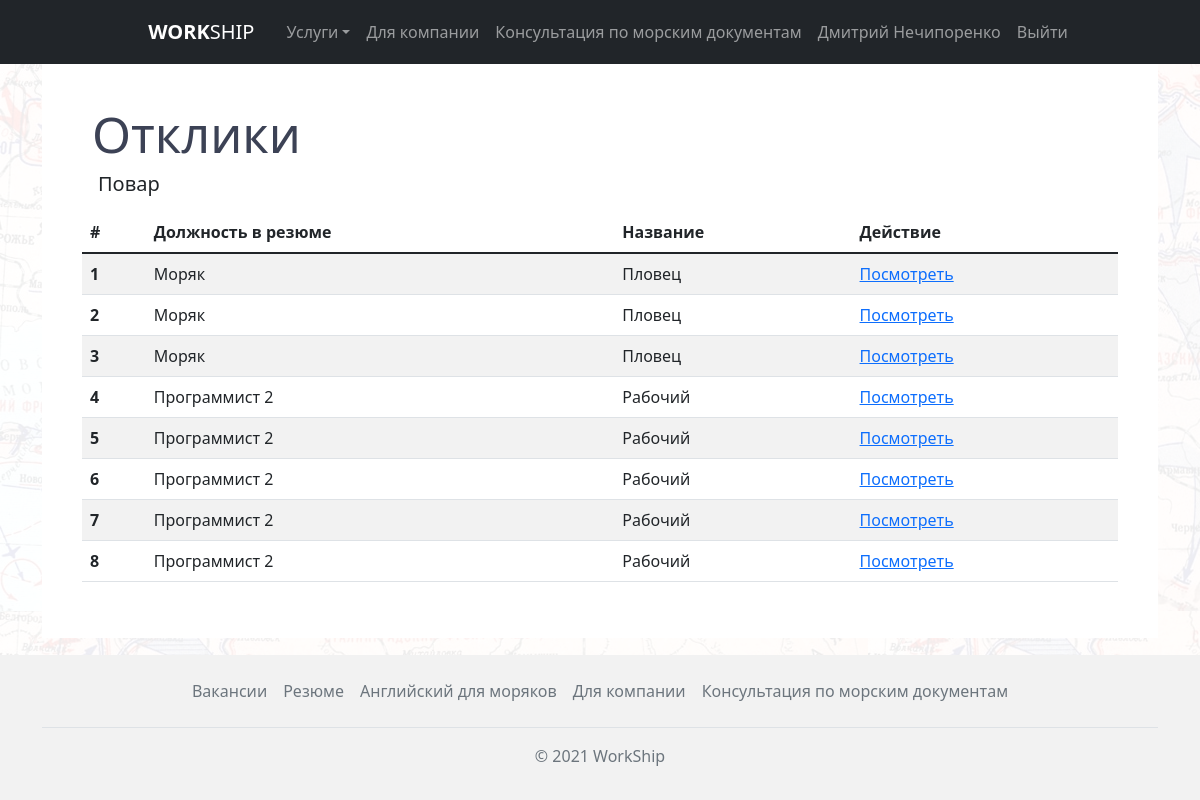
Page /vacancies/responses/2/ (signed in) on the committed database.
### vacancies/models.py (models this page shows, shortened)
class Vacancy(models.Model):
    user = models.ForeignKey(User, on_delete=models.CASCADE)
    title = models.CharField('Должность', max_length=255)
    salary = models.CharField('Зарплата', max_length=255)
    vessel_type = models.CharField('Тип судна', max_length=255, default="")
    date_start = models.DateField('Дата посадки')
    landing = models.CharField('Место посадки', max_length=255, default="")
    contract_term = models.CharField('Срок контракта', max_length=255, default="")
    image = models.ImageField(verbose_name='Изображение', upload_to=image_directory_path, storage=image_storage, default='defaultuser.png')
    time_create = models.DateTimeField('Дата создания', auto_now_add=True, null=True)
    time_update = models.DateTimeField('Дата изменения', auto_now=True, null=True)
    is_published = models.BooleanField('Публикация', default=True)
    class Meta:
        verbose_name = 'Вакансия'
        verbose_name_plural = 'Вакансии'
        ordering = ['-time_create', 'title']

class VacancyResponses(models.Model):
    vacancy = models.ForeignKey(Vacancy, on_delete=models.CASCADE)
    summary = models.ForeignKey(Summary, on_delete=models.CASCADE)
    time_create = models.DateTimeField('Дата создания', auto_now_add=True)
    new = models.BooleanField('Новый отклик', default=True)
    approved = models.BooleanField('Одобрен', default=False)
    from_company = models.BooleanField('Заявка от компании', default=True)
    def get_absolute_url(self):
        return reverse('vacancies_response_detail', kwargs={'response_id': self.pk})
    class Meta:
        verbose_name = 'Отклик'
        verbose_name_plural = 'Отклики'
        ordering = ['-time_create']

### summaries/models.py (models this page shows, shortened)
class Summary(models.Model):
    user = models.ForeignKey(User, on_delete=models.CASCADE)
    name = models.CharField('Название', max_length=255)
    job = models.CharField('Должность', max_length=255)
    city = models.CharField('Город', max_length=255)
    salary_min = models.CharField('Зарплата от', max_length=255)
    salary_max = models.CharField('Зарплата до', max_length=255)
    extra = models.TextField('Дополнительно', default='Без описания')
    image = models.ImageField(upload_to=image_directory_path, storage=image_storage, default='defaultuser.png')
    time_create = models.DateTimeField('Дата создания', auto_now_add=True, null=True)
    time_update = models.DateTimeField('Дата изменения', auto_now=True, null=True)
    is_published = models.BooleanField('Публикация', default=True)
    class Meta:
        verbose_name = 'Резюме'
        verbose_name_plural = 'Резюме'

### vacancies/views.py (the view)
# urls.py: path('responses/<int:vacancy_id>/', vacancies_responses, name='vacancies_responses'),
@login_required
def vacancies_responses(request, vacancy_id):
    vacancy = get_object_or_404(Vacancy, pk=vacancy_id, user=request.user)
    responses = VacancyResponses.objects.filter(vacancy=vacancy, from_company=False)
    context = {
        'vacancy': vacancy,
        'responses': responses
    }
    return render(request, 'vacancies/vacancies_responses.html', context=context)

### vacancies/templates/vacancies/vacancies_responses.html (shortened to what this page needs)
{% extends 'main/layout.html' %}
{% block content %}
<div class="container">
      <div class="wrapper">
            <div class="vacancies__header">
            <h2>Отклики</h2>
            </div>
            <div class="row my-2 mx-1">
                <h5>{{ vacancy.title }}</h5>
            </div>
            <div class="row my-6">
                <div class="col-12 my-6">
                    <table class="table table-striped table-hover">
                        <thead>
                            <tr>
                                <th scope="col">#</th>
                                <th scope="col">Должность в резюме</th>
                                <th scope="col">Название</th>
                                <th scope="col">Действие</th>
                            </tr>
                        </thead>
                        <tbody>
                        {% for response in responses %}
                           <tr>
                                <th scope="row">{{ forloop.counter }}</th>
                                <td>{{ response.summary.job }}</td>
                                <td>{{ response.summary.name }}</td>
                               <td><a href="{{ response.get_absolute_url }}">Посмотреть</a></td>
                            </tr>
                      {% endfor %}
                        </tbody>
                    </table>
                </div>
            </div>
      </div>
</div>
{% endblock %}

### main/templates/main/layout.html (shortened to what this page needs)
{% load static %}
<!DOCTYPE html>
<html lang="en">
  <head>
    <link rel="stylesheet" href="https://use.fontawesome.com/releases/v5.15.4/css/all.css">
    <link href="https://cdn.jsdelivr.net/npm/bootstrap@5.1.1/dist/css/bootstrap.min.css" rel="stylesheet">
    <link rel="stylesheet" href="{%  static 'main/style/css/style.css' %}">
  </head>
  <body>
  <div class="bg-map">
    <header class="p-1 bg-dark text-white">
      <div class="container">
        <nav class="navbar sticky-top navbar-expand-lg navbar-dark bg-dark justify-content-md-center">
          <div class="d-flex flex-wrap">
            <a href="{% url 'home' %}" class="navbar-brand h5 d-flex align-items-center mb-2 mb-lg-0 mx-4 text-white text-decoration-none"> <b>WORK</b>SHIP</a>
            <div class="collapse navbar-collapse" id="navbarSupportedContent">
              <ul class="navbar-nav me-auto mb-2 mb-lg-0">
                <li class="nav-item dropdown"><a class="nav-link dropdown-toggle" href="#" id="navbarDropdown" role="button" data-bs-toggle="dropdown" aria-expanded="false">Услуги</a>
                </li>
                <li class="nav-item"><a class="nav-link" href="{% url 'company_home' %}">Для компании</a></li>
                <li class="nav-item"><a class="nav-link" href="{% url 'seaman_home' %}">Консультация по морским документам</a></li>
                {% if request.user.is_authenticated %}
                  {% if request.user.is_staff %}
                    <li class="nav-item"><a class="nav-link" href="{% url 'admin:index' %}">{{ request.user.get_full_name}}</a></li>
                  {% else %}
                    <li class="nav-item"><a class="nav-link" href="{% url 'personal_account_home' %}">{{ request.user.get_full_name}}</a></li>
                  {% endif %}
                  <li class="nav-item"><a class="nav-link" href="{% url 'logout' %}">Выйти</a></li>
                {% else %}
                  <li class="nav-item"><a class="nav-link" href="{% url 'login' %}">Авторизация</a></li>
                {% endif %}
              </ul>
            </div>
        </nav>
      </div>
    </header>
<main>
    {% block content %}
    {% endblock %}
</main>
    <footer class="footer py-3" style="position: absolute; bottom: 0; width: 100%">
      <div class="container">
        <ul class="nav justify-content-center border-bottom pb-3 mb-3">
          <li class="nav-item"><a href="{% url 'vacancies_home' %}" class="nav-link px-2 text-muted">Вакансии</a></li>
          <li class="nav-item"><a href="{% url 'summaries_home' %}" class="nav-link px-2 text-muted">Резюме</a></li>
          <li class="nav-item"><a href="{% url 'in_develop' %}" class="nav-link px-2 text-muted">Английский для моряков</a></li>
          <li class="nav-item"><a href="{% url 'company_home' %}" class="nav-link px-2 text-muted">Для компании</a></li>
          <li class="nav-item"><a href="{% url 'seaman_home' %}" class="nav-link px-2 text-muted">Консультация по морским документам</a></li>
        </ul>
        <p class="text-center text-muted">© 2021 WorkShip</p>
      </div>
    </footer>
      </div>
  </body>
</html>

### main/static/main/style/css/style.css (style rules this page uses)
* { padding: 0; margin: 0; -webkit-box-sizing: border-box; box-sizing: border-box; font-family: "Segoe UI", Tahoma, Geneva, Verdana, sans-serif; scroll-behavior: smooth; }
html, body { height: 100%; }
html main, body main { height: 100%; padding-bottom: 150px; }
footer { background-color: #f2f2f2; }
.wrapper { padding: 40px; height: 100%; background-color: #fff; }
.bg-map { position: relative; min-height: 100%; }
.bg-map::after { content: ""; background: url(../../img/map1942.jpg); background-repeat: repeat; background-size: auto; opacity: 0.07; top: 0; left: 0; right: 0; bottom: 0; position: absolute; z-index: -10; }
.vacancies__header h2 { font-weight: 400; font-size: 50px; margin-left: 10px; color: #3c4255; }

### rows in the picture
Vacancy: title "Повар"
VacancyResponses: summary.job "Моряк", summary.name "Пловец"
VacancyResponses: summary.job "Моряк", summary.name "Пловец"
VacancyResponses: summary.job "Моряк", summary.name "Пловец"
VacancyResponses: summary.job "Программист 2", summary.name "Рабочий"
VacancyResponses: summary.job "Программист 2", summary.name "Рабочий"
VacancyResponses: summary.job "Программист 2", summary.name "Рабочий"
VacancyResponses: summary.job "Программист 2", summary.name "Рабочий"
VacancyResponses: summary.job "Программист 2", summary.name "Рабочий"

### other values in the picture
{{ request.user.get_full_name }} "Дмитрий Нечипоренко"
